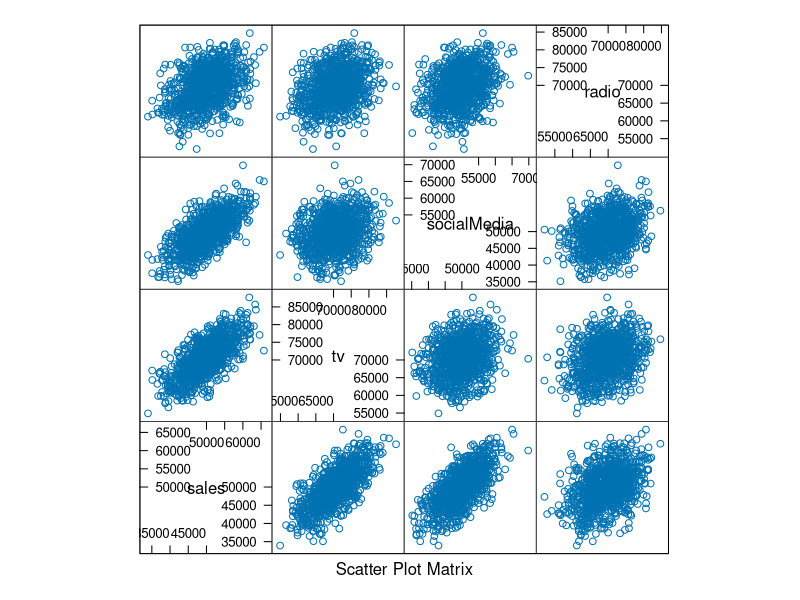

Write R code to recreate this figure.
## ---- chunk 1
knitr::opts_chunk$set(echo = TRUE, warning = FALSE, message=FALSE, comment='')
## ---- chunk 2
library(dplyr)
library(lattice) # for splom
library(ggplot2)
## ---- chunk 3
# Correlation matrix
M = matrix(c(1, 0.7, 0.7, 0.4,
             0.7, 1, 0.25, 0.3,
             0.7, 0.25, 1, 0.3,
             0.4, 0.3, 0.3, 1), nrow=4, ncol=4)
 
# Cholesky decomposition
L = chol(M)
nvars = dim(L)[1]

set.seed(1)
# number of observations to simulate
nobs = 1000

# Random variables that follow an M correlation matrix
r = t(L) %*% matrix(rnorm(nvars*nobs, mean = 50000, sd = 5000), nrow=nvars, 
                    ncol=nobs)

salesdata = t(r) %>%
  as.data.frame()
names(salesdata) = c('sales', 'tv', 'socialMedia', 'radio')
 
# Plotting and basic stats
splom(salesdata)
summary(salesdata) %>%
  knitr::kable()
## ---- chunk 4
model <- lm(sales~., data = salesdata)
summary(model)
## ---- chunk 5
confint(model)
